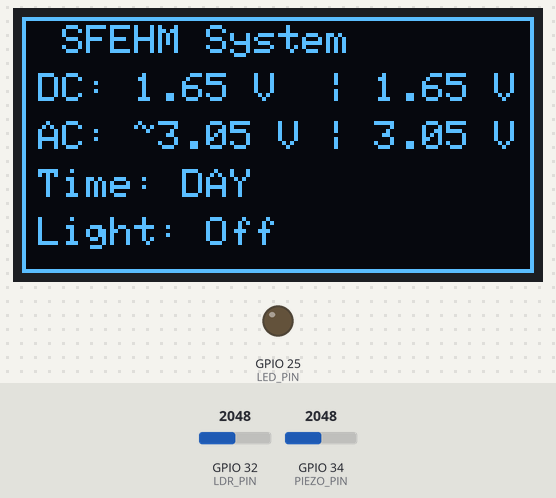
Simulated run of this sketch. Board: ESP32. Parts: 128×64 one-colour display, output pins drawn as LEDs (lit = HIGH). The inputs (shaded band) are chosen by the test bench; at power-on: GPIO 32 (LDR_PIN) = 2048, GPIO 34 (PIEZO_PIN) = 2048. What the sketch prints to the serial monitor is not drawn.

Above: at 1.2 s.
1.3 s: GPIO 32 (LDR_PIN) set to 1948
At 2.4 s:
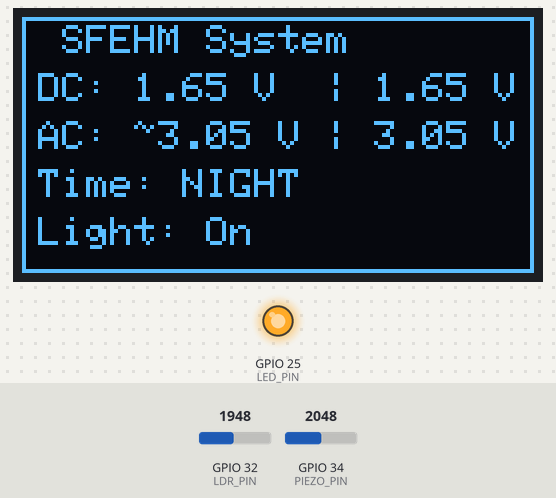
2.8 s: GPIO 32 (LDR_PIN) set to 2040
At 4.0 s:
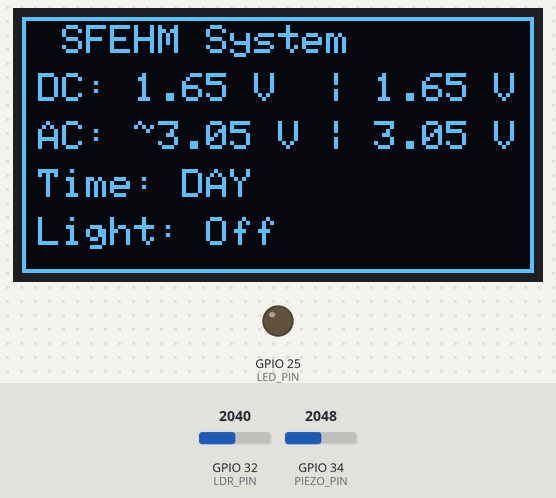
4.3 s: GPIO 34 (PIEZO_PIN) set to 1960
At 4.9 s:
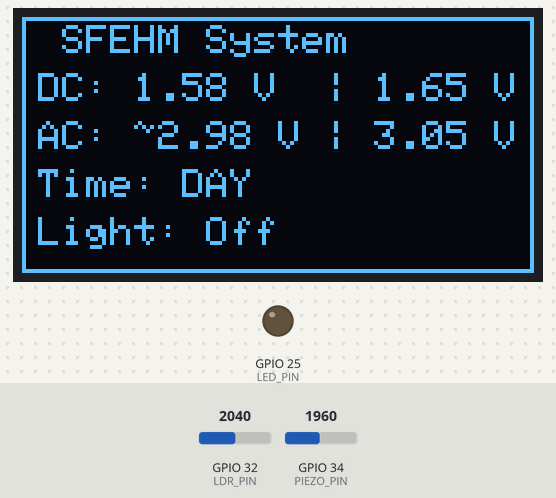
5.8 s: GPIO 34 (PIEZO_PIN) set to 2040
At 6.3 s:
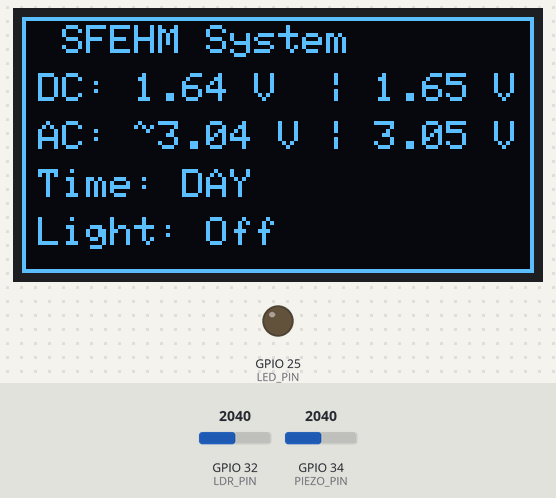
7.3 s: GPIO 32 (LDR_PIN) set to 1960
At 8.2 s:
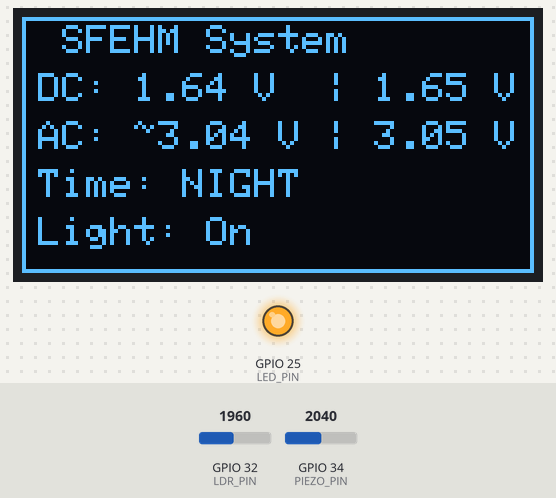
8.8 s: GPIO 32 (LDR_PIN) set to 2047
At 10.0 s:
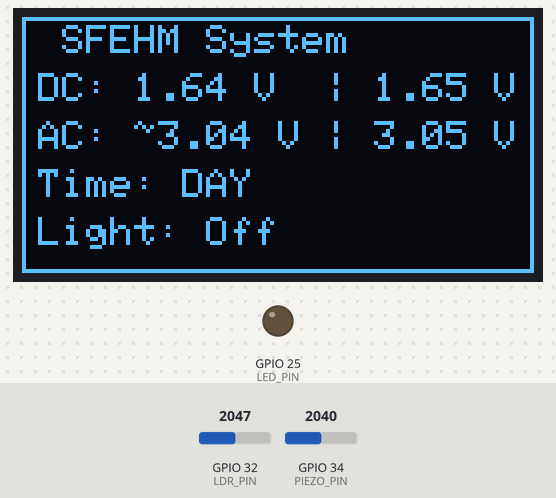
Timing chart, 0 to 11.3 s (numbered marks = the images above; inputs shaded):
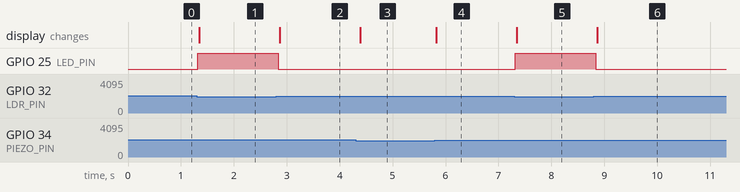

Measured:
- the behaviour switches between 2000 and 1999 on GPIO 32 (LDR_PIN) (found by bisection; images 0 and 1)
- after the input at 1.3 s, GPIO 25 (LED_PIN): LOW → HIGH at once; the display: changes after 0.05 s (image 1)
- after the input at 2.8 s, GPIO 25 (LED_PIN): HIGH → LOW at once; the display: changes after 0.07 s (image 2)
- after the input at 4.3 s, the display: changes after 0.09 s (image 3)
- after the input at 5.8 s, the display: changes at once (image 4)
- after the input at 7.3 s, GPIO 25 (LED_PIN): LOW → HIGH at once; the display: changes after 0.05 s (image 5)
- after the input at 8.8 s, GPIO 25 (LED_PIN): HIGH → LOW at once; the display: changes after 0.07 s (image 6)

The sketch:

Final.ino
```cpp
#include <WiFi.h>
#include <WebServer.h>
#include <Wire.h>
#include <Adafruit_GFX.h>
#include <Adafruit_SH110X.h>

/* ================= WIFI (ACCESS POINT) ================= */
const char *ap_ssid = "SFEHM_SYSTEM";
const char *ap_password = "12345678";

/* ================= WEB SERVER ================= */
WebServer server(80);

/* ================= CLINTS ================= */
int wifiClients = 0;

/* ================= OLED ================= */
#define SCREEN_WIDTH 128
#define SCREEN_HEIGHT 64
#define OLED_RESET -1
Adafruit_SH1106G display(SCREEN_WIDTH, SCREEN_HEIGHT, &Wire, OLED_RESET);

/* ================= PINS ================= */
#define PIEZO_PIN 34
#define LDR_PIN 32
#define LED_PIN 25

/* ================= CONSTANTS ================= */
#define ADC_MAX 4095.0
#define VREF 3.3

int stepThreshold = 1240;
int ldrThreshold = 2000;
unsigned long stepDelay = 250;

/* ================= VARIABLES ================= */
int steps = 0;
int lastADC = 0;
unsigned long lastStepTime = 0;

float dcVoltage = 0.0;
float estimatedVoltage = 0.0;
bool isDark = false;
bool ledState = false;

/* ================= MAX VOLTAGE TRACKING ================= */
float maxDC_AllTime = 0.0;
float maxAC_AllTime = 0.0;

// float maxDC_Web = 0.0;
// float maxAC_Web = 0.0;

// unsigned long lastWebReset = 0;
// const unsigned long webResetInterval = 2000; // 2 seconds

/* ================= WEB PAGE ================= */
String webpage()
{
    String html = R"rawliteral(

<!doctype html>
<html>
    <head>
        <meta name="viewport" content="width=device-width, initial-scale=1" />
        <title>SFEHM Dashboard</title>
        <style>
            /* Nature-themed styles */
            body {
                font-family: 'Segoe UI', Arial, sans-serif;
                color: #f7fbf4;
                padding: 28px;
                min-height: 100vh;
                background:
                    linear-gradient(180deg, rgba(14,64,37,0.9) 0%, rgba(30,120,69,0.85) 60%);
                background-blend-mode: overlay;
            }

            h1 {
                text-align: center;
                margin-bottom: 6px;
                font-weight: 700;
                letter-spacing: 0.6px;
                color: #f2fff5;
            }

            p.lead {
                text-align: center;
                margin-top: 0;
                font-size: 0.8rem;
                opacity: 0.95;
                color: #e9f7ee;
            }

            p.footer {
                text-align: center;
                margin-top: 40px;
                font-size: 0.85rem;
                opacity: 0.9;
                color: #dff3e6;
            }

            .grid {
                display: grid;
                grid-template-columns: repeat(auto-fit, minmax(220px, 1fr));
                gap: 20px;
            }

            .card {
                background: linear-gradient(180deg, rgba(255,255,255,0.03), rgba(255,255,255,0.02));
                border: 1px solid rgba(34, 85, 48, 0.18);
                padding: 20px;
                border-radius: 14px;
                box-shadow: 0 8px 20px rgba(6, 36, 18, 0.45);
                transition: transform 250ms ease, box-shadow 250ms ease, border-color 250ms ease;
            }

            .card:hover {
                transform: translateY(-8px) scale(1.02);
                box-shadow: 0 18px 40px rgba(14, 70, 36, 0.55);
                border-color: rgba(56, 160, 100, 1);
            }

            .value {
                font-size: 2rem;
                font-weight: 700;
                display: inline-block;
                color: #fbfff9;
            }

            .small {
                opacity: 0.95;
                font-size: 0.95rem;
                margin-bottom: 8px;
                display: block;
                color: #dff3e6;
            }

            /* small leaf icon next to titles */
            .small::before {
                content: "\1F331";
                margin-right: 8px;
            }

            /* decorative vine under the title */
            .vine {
                display: block;
                width: 100%;
                max-width: 420px;
                margin: 6px auto 18px auto;
                opacity: 0.95;
            }
        </style>
    </head>
    <body>
        <h1>Smart Footstep Energy Harvesting</h1>
        <svg class="vine" viewBox="0 0 600 40" xmlns="http://www.w3.org/2000/svg" aria-hidden="true">
            <path d="M10 30 C150 -10, 450 -10, 590 30" stroke="#c5f1d0" stroke-opacity="0.9" stroke-width="4" fill="none" stroke-linecap="round"/>
            <g fill="#b8efc8" fill-opacity="0.95">
                <ellipse cx="60" cy="12" rx="8" ry="4" transform="rotate(-20 60 12)"/>
                <ellipse cx="180" cy="6" rx="6" ry="3" transform="rotate(-10 180 6)"/>
                <ellipse cx="360" cy="8" rx="7" ry="3.5" transform="rotate(10 360 8)"/>
                <ellipse cx="520" cy="12" rx="8" ry="4" transform="rotate(20 520 12)"/>
            </g>
        </svg>
        <p class="lead">
            Project created by <br />
            Rana, Abhradeep, Rajdeep, Akanshu, Sanchita
        </p>

        <div class="grid">
            <div class="card">
                <div class="small">WiFi Clients</div>
                <div class="value">
                    )rawliteral"; html += wifiClients; html += R"rawliteral(
                </div>
            </div>

            <div class="card">
                <div class="small">Footsteps</div>
                <div class="value">
                    )rawliteral"; html += steps; html += R"rawliteral(
                </div>
            </div>

            <div class="card">
                <div class="small">Time Status</div>
                <div class="value">
                    )rawliteral"; html += (isDark ? "Night" : "Day"); html +=
                    R"rawliteral(
                </div>
            </div>

            <div class="card">
                <div class="small">LED Status</div>
                <div class="value">
                    )rawliteral"; html += (ledState ? "ON" : "OFF"); html +=
                    R"rawliteral(
                </div>
            </div>

            <div class="card">
                <div class="small">Max DC (All Time)</div>
                <div class="value">
                    )rawliteral"; html += String(maxDC_AllTime, 2); html +=
                    R"rawliteral( V
                </div>
            </div>

            <div class="card">
                <div class="small">Max AC (All Time)</div>
                <div class="value">
                    )rawliteral"; html += String(maxAC_AllTime, 2); html +=
                    R"rawliteral( V
                </div>
            </div>
        </div>

        <p class="footer">ESP32 Local Network - Academic Demonstration</p>
        <br />

        <script>
            setTimeout(() => location.reload(), 2000);
        </script>
    </body>
</html>

)rawliteral";

    return html;
}

/* ================= SETUP ================= */
void setup()
{
    Serial.begin(115200);
    Wire.begin(21, 22);

    analogSetPinAttenuation(PIEZO_PIN, ADC_11db);
    analogSetPinAttenuation(LDR_PIN, ADC_11db);

    pinMode(LED_PIN, OUTPUT);

    display.begin(0x3C, true);
    display.clearDisplay();
    display.setTextColor(SH110X_WHITE);
    display.setTextSize(1);

    /* ---- START ACCESS POINT ---- */
    WiFi.softAP(ap_ssid, ap_password);
    IPAddress ip = WiFi.softAPIP();

    Serial.print("ESP32 AP IP: ");
    Serial.println(ip);

    server.on("/", []()
              { server.send(200, "text/html", webpage()); });
    server.begin();
}

/* ================= LOOP ================= */
void loop()
{
    server.handleClient();
    wifiClients = WiFi.softAPgetStationNum();

    /* ---- PIEZO READ ---- */
    int piezoADC = analogRead(PIEZO_PIN);
    dcVoltage = (piezoADC / ADC_MAX) * VREF;

    if (dcVoltage > 0)
    {
        estimatedVoltage = dcVoltage + 1.4;
    }
    else
    {
        estimatedVoltage = dcVoltage;
    }

    /* ---- STEP COUNT ---- */
    if (piezoADC > stepThreshold && lastADC <= stepThreshold)
    {
        if (millis() - lastStepTime > stepDelay)
        {
            steps++;
            lastStepTime = millis();
        }
    }
    lastADC = piezoADC;

    /* ---- MAX VOLTAGE UPDATE ---- */
    if (dcVoltage > maxDC_AllTime)
        maxDC_AllTime = dcVoltage; //             IMP LINE
    if (estimatedVoltage > maxAC_AllTime)
        maxAC_AllTime = estimatedVoltage; //             IMP LINE

    // --------------------------------------------------------------------

    // if (dcVoltage > maxDC_Web) maxDC_Web = dcVoltage;
    // if (estimatedVoltage > maxAC_Web) maxAC_Web = estimatedVoltage;

    // if (millis() - lastWebReset >= webResetInterval) {
    // maxDC_Web = 0.0;
    // maxAC_Web = 0.0;
    // lastWebReset = millis();
    // }

    // -------------------------------------------------------------------

    /* ---- LDR ---- */
    int ldrADC = analogRead(LDR_PIN);
    isDark = (ldrADC < ldrThreshold);
    ledState = isDark;
    digitalWrite(LED_PIN, ledState ? HIGH : LOW);

    /* ---- OLED DISPLAY ---- */
    display.clearDisplay();
    display.drawRect(0, 0, 128, 64, SH110X_WHITE);

    display.setCursor(10, 2);
    display.println("SFEHM System");

    display.setCursor(4, 14);
    display.print("DC: ");
    display.print(dcVoltage, 2);
    display.print(" V  | ");         // Made changes here
    display.print(maxDC_AllTime, 2); // Made changes here
    display.println(" V");

    display.setCursor(4, 26);
    display.print("AC: ~");
    display.print(estimatedVoltage, 2);
    display.print(" V | ");          // Made changes here
    display.print(maxAC_AllTime, 2); // Made changes here
    display.println(" V");

    display.setCursor(4, 38);
    display.print("Time: ");
    display.println(isDark ? "NIGHT" : "DAY");

    display.setCursor(4, 50);
    display.print("Light: ");
    display.println(isDark ? "On" : "Off");

    display.display();

    delay(50);
}
```
